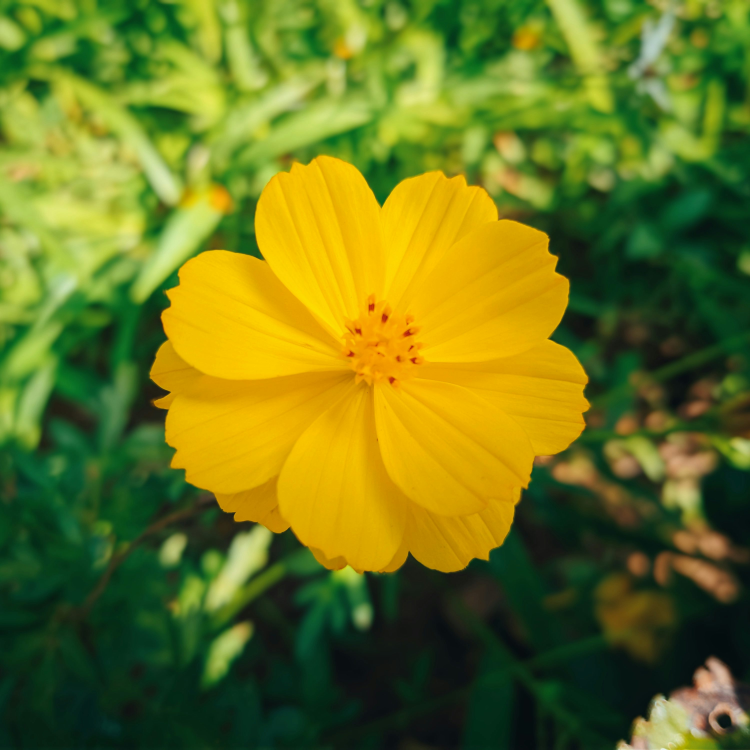
#> input picture Sem2/Polarisation Weighting/python/flower.jpg, 3000 x 3000 px, found by its file name (shown at 1/4 size)
$ python autocorr.py
#> lines starting #> are read from the running program, lines starting #| are printed output that depends on the picture
import numpy as np
from scipy import signal
from skimage import io, color
import matplotlib.pyplot as plt
import cv2
from scipy.fft import fft2, ifft2, fftshift

# Step 1: Load and convert the image to grayscale
image = io.imread('python/flower.jpg')
#> image is the input picture: shape (3000, 3000, 3); mean R, G, B 106.6, 116.7, 29.9
if image.ndim == 3:
    image = color.rgb2gray(image)
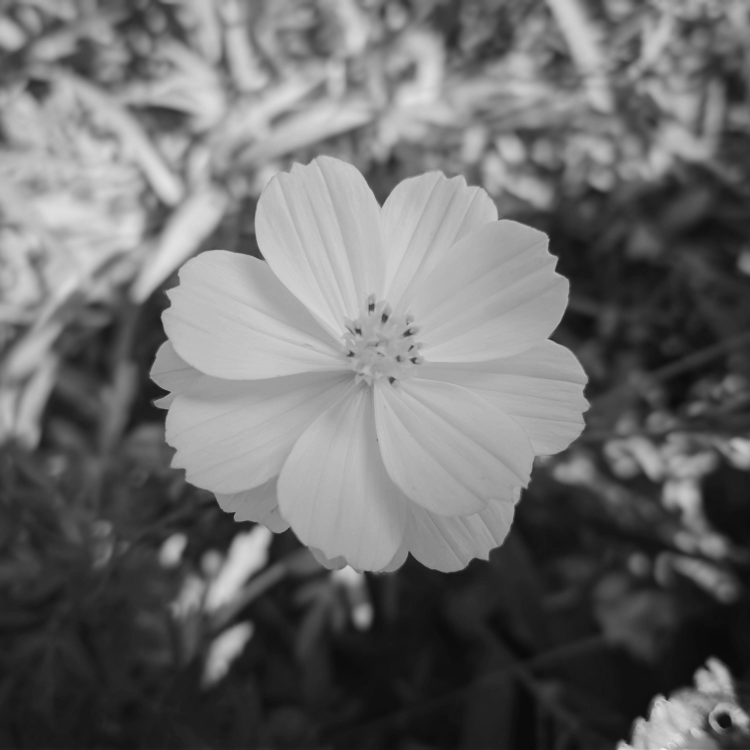
#> image: shape (3000, 3000) float64 (shown at 1/4 size); min 0.0398, max 0.962, mean 0.425

#resize image 0.15
image = cv2.resize(image, (0,0), fx=0.05, fy=0.05)
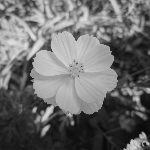
#> image: shape (150, 150) float64; min 0.0407, max 0.885, mean 0.425

# Compute autocorrelation using signal.correlate2d
autocorr1 = signal.correlate2d(image, image, mode='full')
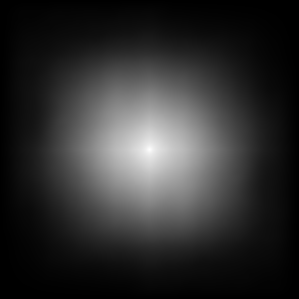
#> autocorr1: shape (299, 299) float64; min 0.0696, max 5454.9, mean 1021.2; drawn with min black and max white
print(autocorr1)
#> (printed output is left out)

# Pad the image to match the output size of correlate2d
pad_size = (image.shape[0] - 1, image.shape[1] - 1)
#> pad_size = (149, 149)
padded_image = np.pad(image, [pad_size, pad_size], mode='constant')
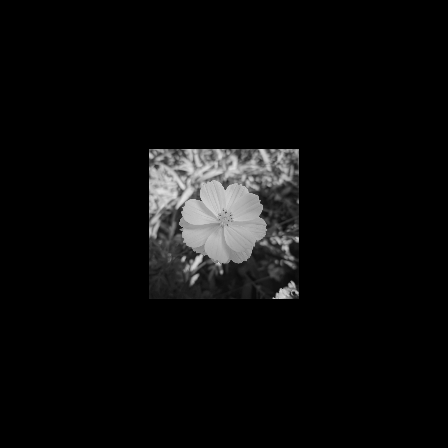
#> padded_image: shape (448, 448) float64; min 0, max 0.885, mean 0.0476

# Compute the Fourier transform of the padded image
image_fft = fft2(padded_image)

# Compute the power spectrum (element-wise product of the FFT with its complex conjugate)
power_spectrum = image_fft * np.conj(image_fft)

# Compute the inverse FFT to get the autocorrelation
autocorr = ifft2(power_spectrum).real
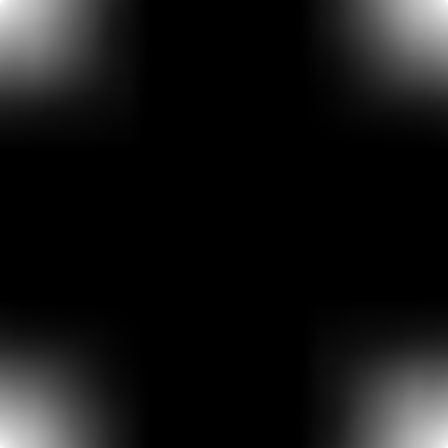
#> autocorr: shape (448, 448) float64; min -2.13e-12, max 5454.9, mean 454.9; drawn with min black and max white

# Trim the autocorrelation result to match (2M-1, 2N-1) size
original_shape = image.shape
#> original_shape = (150, 150)
autocorr = autocorr[:(2*original_shape[0]-1), :(2*original_shape[1]-1)]
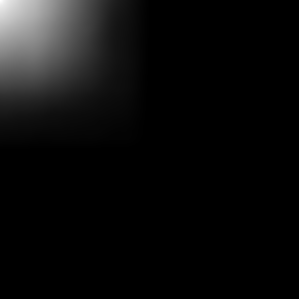
#> autocorr: shape (299, 299) float64; min -1.84e-12, max 5454.9, mean 268.2; drawn with min black and max white

print(autocorr)
#> (printed output is left out)

# Compare the results with a higher tolerance
print(np.allclose(autocorr1, autocorr, atol=1e-4, rtol=1e-4))
#| False

$ run again, with Sem2/Polarisation Weighting/python/free-nature-images.jpg copied over Sem2/Polarisation Weighting/python/flower.jpg
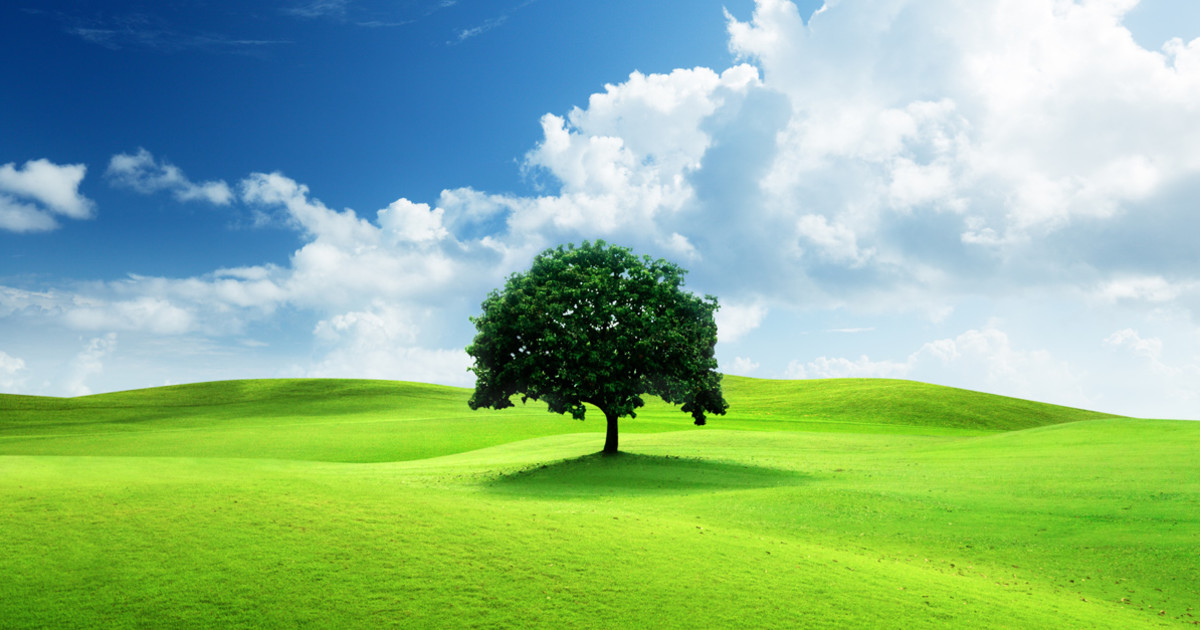
#> input picture Sem2/Polarisation Weighting/python/free-nature-images.jpg, 1200 x 630 px, found by its file name
#> image is the input picture: shape (630, 1200, 3); mean R, G, B 139.6, 183.3, 139.7
#> (printed output is left out)
#> `padded_image = np.pad(image, [pad_size, pad_size], mode='constant')`:
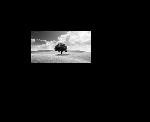
#> padded_image: shape (122, 150) float64; min 0, max 0.997, mean 0.0701
#> `autocorr = autocorr[:(2*original_shape[0]-1), :(2*original_shape[1]-1)]`:
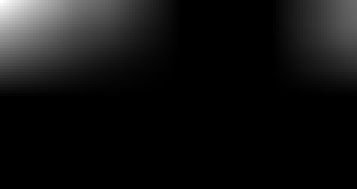
#> autocorr: shape (63, 119) float64 (shown 3 times larger); min -2.98e-13, max 952.9, mean 67.8; drawn with min black and max white
#> (printed output is left out)
#| False
